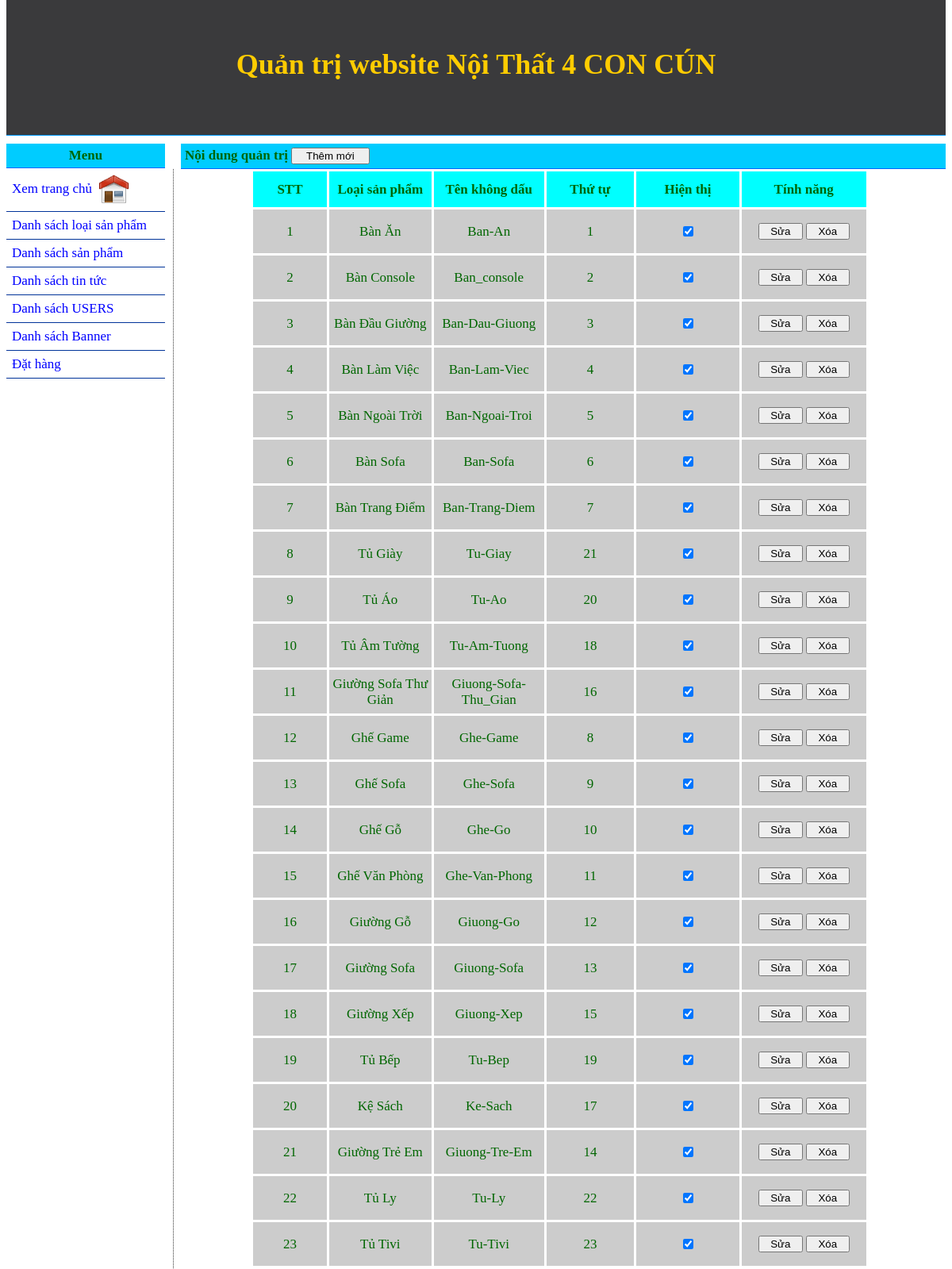
The app's page /admin/index.php with its own data.
### tables this page shows
CREATE TABLE `loaisp` (
  `idLoai` int(12) NOT NULL,
  `idCL` int(12) NOT NULL DEFAULT '0',
  `TenLoai` varchar(100) NOT NULL DEFAULT '',
  `TenLoai_KD` varchar(100) NOT NULL,
  `ThuTu` int(4) NOT NULL DEFAULT '1',
  `AnHien` int(1) NOT NULL DEFAULT '1'
);

### admin/loaisanpham.php (the view, shortened to what this page needs)
<!DOCTYPE html PUBLIC "-//W3C//DTD XHTML 1.0 Transitional//EN" "http://www.w3.org/TR/xhtml1/DTD/xhtml1-transitional.dtd">
<html xmlns="http://www.w3.org/1999/xhtml">
<head>
</head>
<body>
<table width="80%" border="0" cellspacing="3" cellpadding="3" align="center" style="text-align:center ">
  <tr bgcolor="#00FFFF">
    <td width="10%" height="39"><strong>STT</strong></td>
    <td width="14%"><strong>Loại sản phẩm</strong></td>
    <td width="15%"><strong>Tên không dấu</strong></td>
    <td width="12%"><strong>Thứ tự</strong></td>
    <td width="14%"><strong>Hiện thị</strong></td>
    <td width="17%"><strong>Tính năng</strong></td>
  </tr>
  <?php
  		$stt=1;
		$sql=("SELECT * FROM loaisp");
		$result=mysql_query($sql);
  		while($row=mysql_fetch_array($result)){
  ?>
  <tr bgcolor="#CCCCCC">
    <td height="49"><?php echo $stt++ ;?></td>
    <td><?php echo $row['TenLoai'] ;?></td>
   <td><?php echo $row['TenLoai_KD']; ?></td>
    <td><?php echo $row['ThuTu'] ;?></td>
   <td>
      <input name="checkbox" type="checkbox" id="checkbox" <?php if($row['AnHien']){ echo "checked='checked'" ;} ?> />
  </td>
    <td>
      <input type="submit" name="button" id="button" value="  Sửa  " onclick="location.href='<?php echo "?p=$p&action=edit&id=".$row['idLoai']; ?>';"/>
      <input type="submit" name="btnxoa" id="btnxoa" value="  Xóa  " onclick="if(confirm(' Bạn muốn xóa không ??')==true){location.href='<?php echo "?p=$p&action=del&id=".$row['idLoai']; ?>'}" />
    </td>
  </tr>
  <?php
		}
  ?>
</table>
</body>
</html>

### admin/index.php (shortened to what this page needs)
<?php
	$p=(isset($_GET['p'])?$_GET['p']:'loaisanpham');
	$action=(isset($_GET['action'])?$_GET['action']:'');
?>
<!DOCTYPE html PUBLIC "-//W3C//DTD XHTML 1.0 Transitional//EN" "http://www.w3.org/TR/xhtml1/DTD/xhtml1-transitional.dtd">
<html xmlns="http://www.w3.org/1999/xhtml">
<head>
<link href="../css/admin.css" rel="stylesheet" type="text/css" />
</head>
<body>
    <div id="container">
      <div id="header" align="center"><div style="margin-top:50px;">Quản trị website Nội Thất 4 CON CÚN</div></div>
      <div id="content">
        <div id="left">
          <div class="title1" align="center">Menu</div>
          <div class="content">
            <ul>
              <li><a href="../noithat.php">Xem trang chủ <img src="../images/home_48.png" alt="Trang chủ" width="48" height="40" align="absmiddle" /></a></li>
              <li><a href="?p=loaisanpham">Danh sách loại sản phẩm</a></li>
              <li><a href="?p=sanpham">Danh sách sản phẩm</a></li>
              <li><a href="?p=tintuc">Danh sách tin tức</a></li>
              <li><a href="?p=users">Danh sách USERS</a></li>
              <li><a href="?p=banner">Danh sách Banner</a></li>
              <li><a href="?p=dondathang">Đặt hàng</a></li>
            </ul>
          </div>
        </div>
        <div id="right">
          <div class="title2">Nội dung quản trị
          <input type="button" name="btnThem" id="btnThem" value="   Thêm mới   " onclick="location.href='<?php  echo "?p=$p&action=add";?>';" />
          </div>
          <div class="content">
            	<?php
					switch($action){
						default:
							require_once("$p.php");
					}
				?>
          </div>
        </div>
      </div>
      </div>
</body>
</html>

### css/admin.css (style rules this page uses)
body,td,th { font-family: SVN-Agency FB; font-size: 17px; color:#060; }
body { margin-top: 0px; margin-bottom: 0px; }
.title1 { font-weight: bold; padding: 5px; background-color: #0CF; border-bottom-width: 1px; border-bottom-style: solid; border-bottom-color: #06f; }
.title2 { font-weight: bold; padding: 5px; border-bottom-width: 1px; border-bottom-style: solid; border-bottom-color: #06F; margin-left: 10px; background-color: #0cf; }
#header { padding: 10px; font-size: 36px; font-weight: bold; margin-bottom: 10px; border-bottom-width: 1px; border-bottom-style: solid; border-bottom-color: #09F; color: #FC0; background-image: url(../images/body_bg1.jpg); height: 150px; background-repeat: repeat; background-attachment: fixed; background-position: center; text-align: center; }
#left { float: left; width: 200px; }
#left ul { list-style-position: inside; margin: 0px; padding: 0px; }
#left ul li { padding: 7px; list-style-type: none; border-bottom-width: 1px; border-bottom-style: solid; border-bottom-color: #039; }
#right { margin-left: 210px; }
#right .content { margin-left: 0px; margin-bottom: 0px; border-left-width: 1px; border-left-style: dotted; border-left-color: #333; }
#content #left .content ul li a { color: #00F; text-decoration: none; }

### records on screen
loaisp: TenLoai "Bàn Ăn", TenLoai_KD "Ban-An", ThuTu "1", AnHien "☑"
loaisp: TenLoai "Bàn Console", TenLoai_KD "Ban_console", ThuTu "2", AnHien "☑"
loaisp: TenLoai "Bàn Đầu Giường", TenLoai_KD "Ban-Dau-Giuong", ThuTu "3", AnHien "☑"
loaisp: TenLoai "Bàn Làm Việc", TenLoai_KD "Ban-Lam-Viec", ThuTu "4", AnHien "☑"
loaisp: TenLoai "Bàn Ngoài Trời", TenLoai_KD "Ban-Ngoai-Troi", ThuTu "5", AnHien "☑"
loaisp: TenLoai "Bàn Sofa", TenLoai_KD "Ban-Sofa", ThuTu "6", AnHien "☑"
loaisp: TenLoai "Bàn Trang Điểm", TenLoai_KD "Ban-Trang-Diem", ThuTu "7", AnHien "☑"
loaisp: TenLoai "Tủ Giày", TenLoai_KD "Tu-Giay", ThuTu "21", AnHien "☑"
loaisp: TenLoai "Tủ Áo", TenLoai_KD "Tu-Ao", ThuTu "20", AnHien "☑"
loaisp: TenLoai "Tủ Âm Tường", TenLoai_KD "Tu-Am-Tuong", ThuTu "18", AnHien "☑"
loaisp: TenLoai "Giường Sofa Thư Giản", TenLoai_KD "Giuong-Sofa-Thu_Gian", ThuTu "16", AnHien "☑"
loaisp: TenLoai "Ghế Game", TenLoai_KD "Ghe-Game", ThuTu "8", AnHien "☑"
loaisp: TenLoai "Ghế Sofa", TenLoai_KD "Ghe-Sofa", ThuTu "9", AnHien "☑"
loaisp: TenLoai "Ghế Gỗ", TenLoai_KD "Ghe-Go", ThuTu "10", AnHien "☑"
loaisp: TenLoai "Ghế Văn Phòng", TenLoai_KD "Ghe-Van-Phong", ThuTu "11", AnHien "☑"
loaisp: TenLoai "Giường Gỗ", TenLoai_KD "Giuong-Go", ThuTu "12", AnHien "☑"
loaisp: TenLoai "Giường Sofa", TenLoai_KD "Giuong-Sofa", ThuTu "13", AnHien "☑"
loaisp: TenLoai "Giường Xếp", TenLoai_KD "Giuong-Xep", ThuTu "15", AnHien "☑"
loaisp: TenLoai "Tủ Bếp", TenLoai_KD "Tu-Bep", ThuTu "19", AnHien "☑"
loaisp: TenLoai "Kệ Sách", TenLoai_KD "Ke-Sach", ThuTu "17", AnHien "☑"
loaisp: TenLoai "Giường Trẻ Em", TenLoai_KD "Giuong-Tre-Em", ThuTu "14", AnHien "☑"
loaisp: TenLoai "Tủ Ly", TenLoai_KD "Tu-Ly", ThuTu "22", AnHien "☑"
loaisp: TenLoai "Tủ Tivi", TenLoai_KD "Tu-Tivi", ThuTu "23", AnHien "☑"
